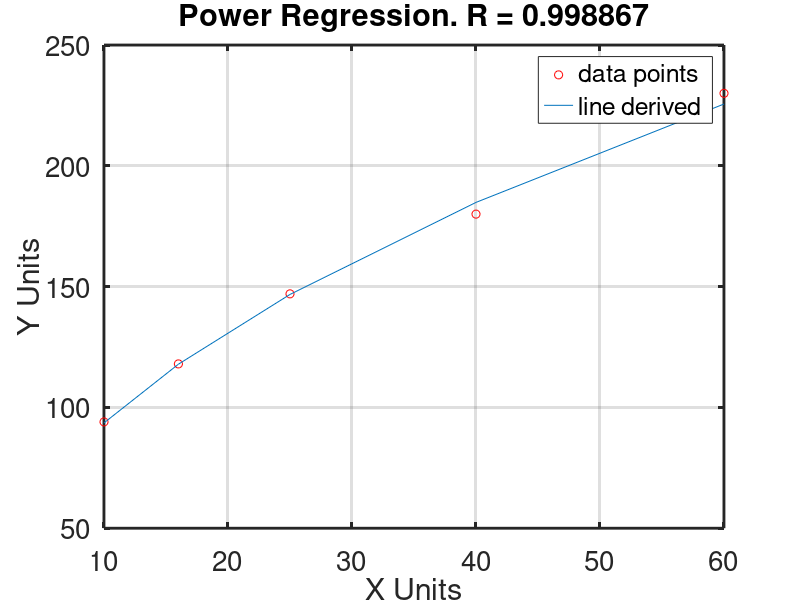

The MATLAB script that drew this image:
#Michael Ellerkamp, NumAnalysis
#Power Data Transformation Regression file

# x = ln(x)
# y = ln(y) in all instances except the raw data, when we think back to our formulas

#Our Data
x = [10,16,25,40,60]
y = [94,118,147,180,230]

#Important that x and y have the same length, do not make me have to implement error detection!!!
disp("\nData!!!\n")
N = length(x)
#All of our sums
disp("\nSums:\n")
Sum_LnX = sum(log(x))
Sum_LnX2 = sum(log(x).^2)
Sum_LnY = sum(log(y))
Sum_LnY2 = sum(log(y).^2)
Sum_LnXLnY = sum(log(x).*log(y))
#Means
disp("\nMeans!!\n")
Mean_LnX = Sum_LnX/N
Mean_LnY = Sum_LnY/N
#this uses the S sub AB functions. Remember replace all instaces of y with ln(y)
disp("\nS functions!!!\n")
Sxy = Sum_LnXLnY - N*Mean_LnX*Mean_LnY
Sxx = Sum_LnX2 - N*power(Mean_LnX,2)
Syy = Sum_LnY2 - N*power(Mean_LnY,2)
#now for B, A, and the Power equation
disp("\nB,A, and Equation!!!!\n")
B = Sxy/Sxx
A = exp(Mean_LnY - B*Mean_LnX)
printf("Our equation is: y = %dx^%d\n",A, B)
#now for b', m', x', and the linear equation
disp("\nB,A, and Equation!!!!\n")
m_prime = B  #m' and B are the exact same
b_prime = Mean_LnY - B*Mean_LnX #b' is the ln(A)
x_prime = log(x); #I don't care to show this off but important to know
printf("Our equation is: y = %dx' + %d",m_prime, b_prime)
#now for R value
disp("\nR-Value:\n")
R = Sxy / (sqrt(Sxx)*sqrt(Syy))
#Now to add plotting this out.
#Even for testing I don't care to output this so it will have the ;

#y2 = A.*power(x,B); #power version.
y2 = (m_prime * x_prime) + b_prime #linear version
#in the linear form x is actually x_prime and x_prime = log(x)

#we are plotting the initial x,y data as red circles 'or'
#Our new equation will be plotted as a regular line x,y2
#plot(x,y,'or',x,y2) #plotting power formula
plot(x,y,'or',x,exp(y2)) #plotting linear formula

xlabel("X Units")
ylabel("Y Units")
title(sprintf("Power Regression. R = %d",R))
grid on
legend('data points', 'line derived')
set(gca, "linewidth", 2, "fontsize", 20)
